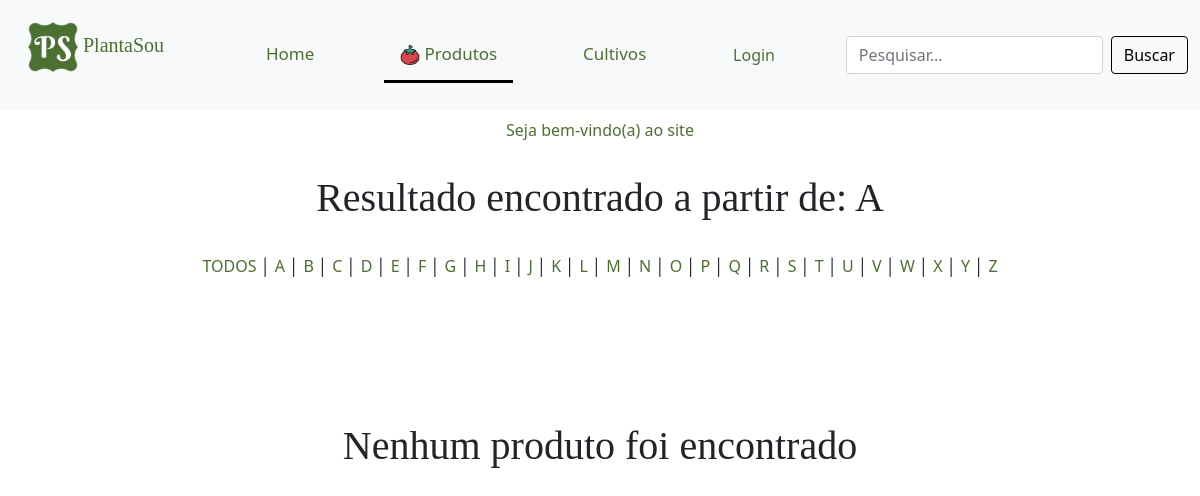
Before: /php/ordem_p.php?ordem=A with the older database file.
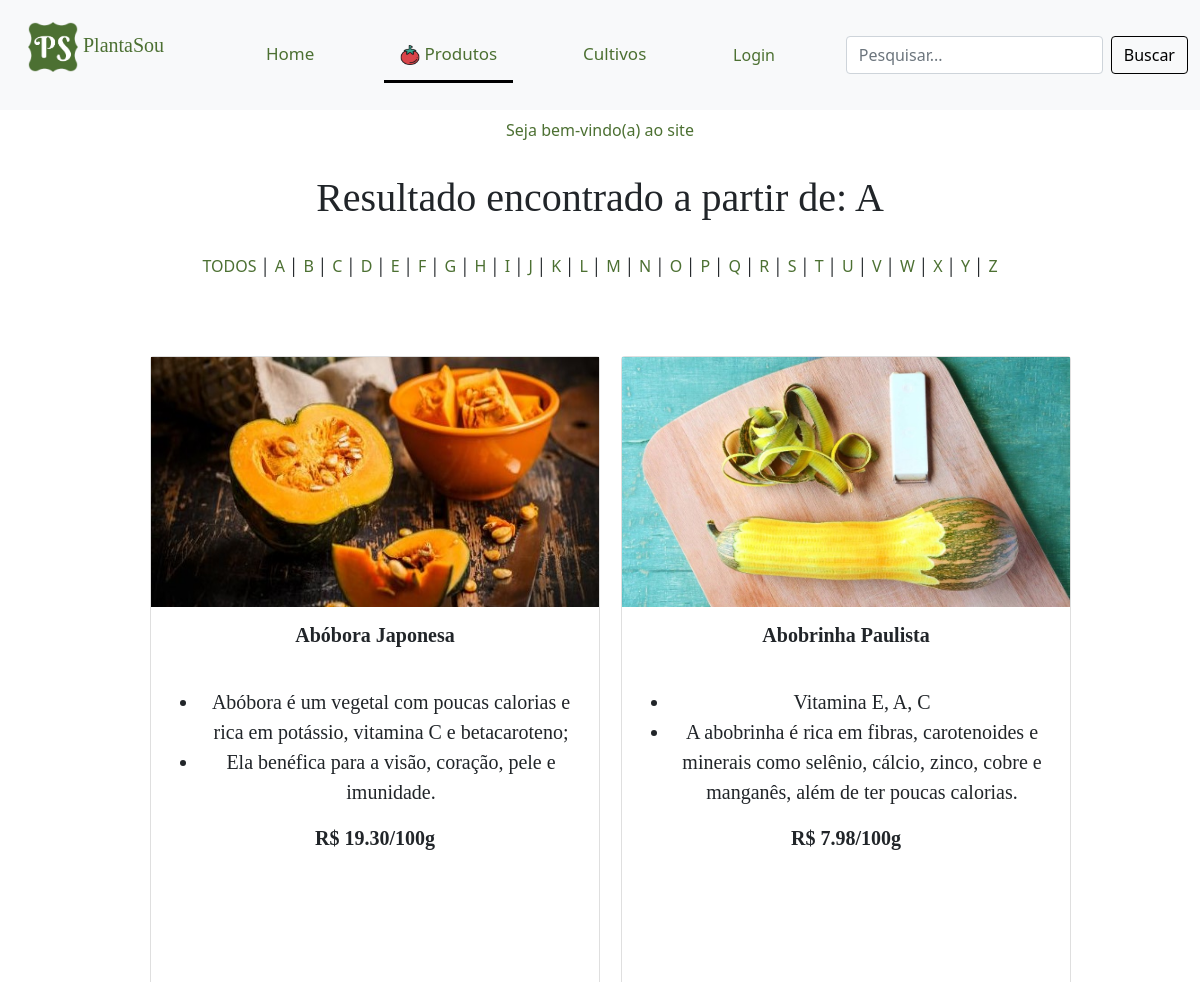
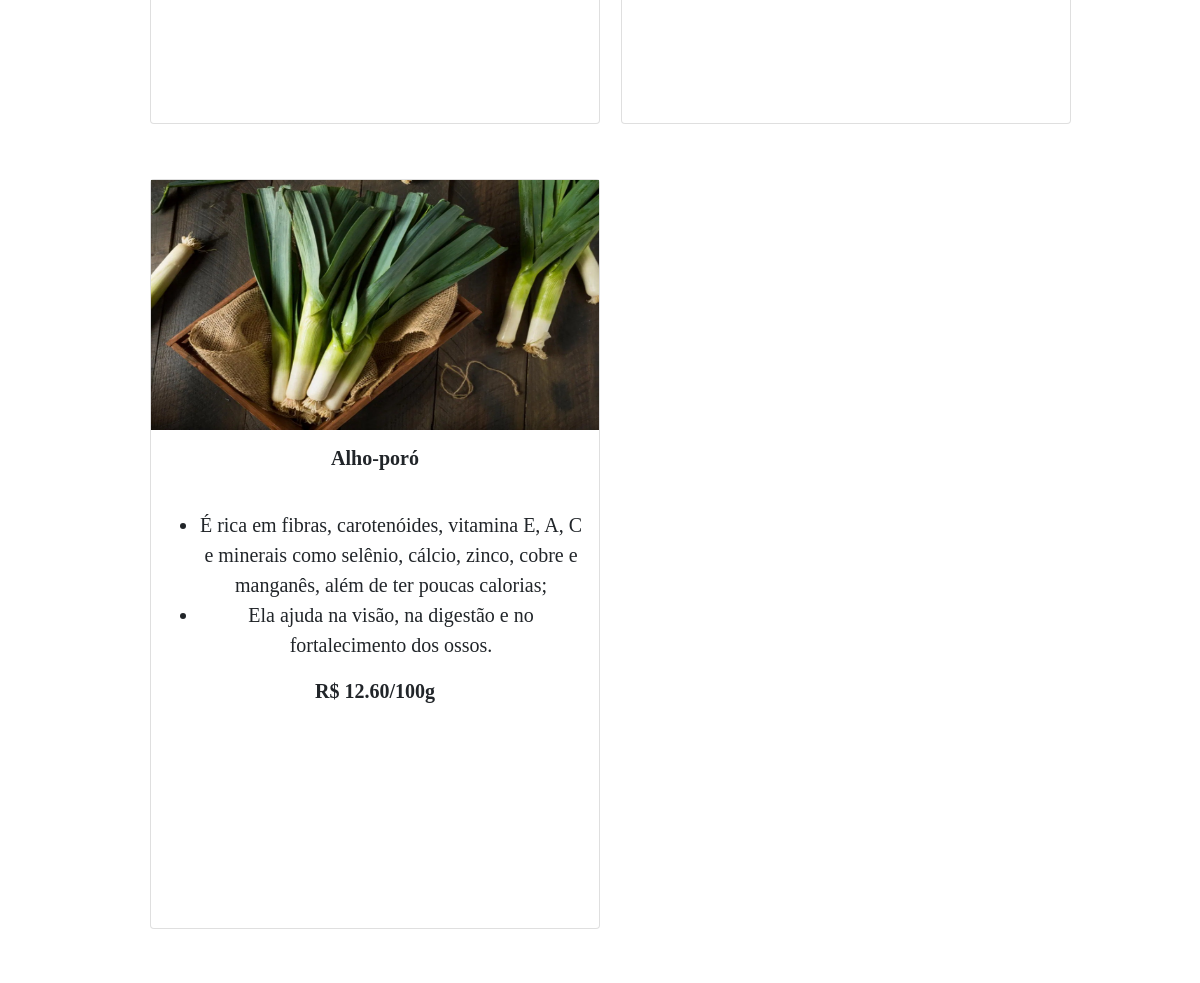
After: the same page with the newer database file (2 pictures, top to bottom).
### tables this page shows
CREATE TABLE IF NOT EXISTS `produto` (
  `cod_produto` int(11) NOT NULL AUTO_INCREMENT,
  `nome` varchar(1000) DEFAULT NULL,
  `vitaminas` varchar(1000) DEFAULT NULL,
  `beneficios` varchar(1000) DEFAULT NULL,
  `preco` float DEFAULT NULL,
  `cod_cultivo` int(255) NOT NULL,
  `imagem` varchar(1000) DEFAULT NULL,
  PRIMARY KEY (`cod_produto`),
  KEY `cod_cultivo` (`cod_cultivo`)
);

### php/ordem_p.php (the view, shortened to what this page needs)
<!DOCTYPE html>
<html lang="pt-BR">
<head>
        <link rel="stylesheet" type="text/css" media="screen" href="../css/bootstrap.min.css" />
        <link rel="stylesheet" href="../css/estilo.css">
</head>
<body>
    <nav class="navbar navbar-light bg-light topnav">
        <div class="container-fluid">
            <a class="navbar-brand plantasou">
                <p class="plantasou">
                    <img src="../imgs/logo_new.png" class="align-self-center mr-3 rounded float-left" width="50" height="50" alt="..."></img>
                    PlantaSou
                </p>
            </a>
                        <?php
                            if(isset($_COOKIE["USER"])){
                                echo'
                                    <a class="nav-link nav-link-color" href="../php/home_user.php">Home</a>
                                ';
                            }else if(isset($_COOKIE["ADM"])){
                                echo'
                                    <a class="nav-link nav-link-color" href="../php/home_adm.php">Home</a>
                                ';
                            }else{
                                echo'
                                <a class="nav-link nav-link-color" href="../php/index.php">Home</a>
                                ';
                            }
                        ?>
                        <?php
                          if(isset($_COOKIE["ADM"])){
                            echo'
                            <div class="nav-link dropdown show">
                                <a class="nav-link dropdown-toggle active" href="#" id="navbarDropdownMenuLink" data-bs-toggle="dropdown" aria-bs-haspopup="true" aria-bs-expanded="false">
                                    <img src="../imgs/tomates.png" width="20" height="20"/> Produtos
                                </a>
                                <div class="dropdown-menu" aria-labelledby="navbarDropdownMenuLink">
                                    <a class="dropdown-item" href="../php/produtos.php">Produtos</a>
                                    <a class="dropdown-item" href="../php/cadastro_produto.php">Cadastro Produto</a>
                                </div>
                            </div>
                            ';
                          }else{
                            echo'
                                <a class="nav-link nav-link-color active" aria-current="page" href="../php/produtos.php"><img src="../imgs/tomates.png" width="20" height="20"/> Produtos</a>
                            ';
                          }
                        ?>
                        <?php
                            if(isset($_COOKIE["ADM"])){
                            echo'
                                <div class="nav-link dropdown show">
                                    <a class="nav-link dropdown-toggle" href="#" id="navbarDropdownMenuLink" data-bs-toggle="dropdown" aria-bs-haspopup="true" aria-bs-expanded="false">
                                        <img src="../imgs/crescer-planta.png" width="20" height="20"/> Cultivos
                                    </a>
                                    <div class="dropdown-menu" aria-labelledby="navbarDropdownMenuLink">
                                        <a class="dropdown-item" href="../php/cultivo.php">Cultivos</a>
                                        <a class="dropdown-item" href="../php/cadastro_cultivo.php">Cadastro Cultivos</a>
                                    </div>
                                </div>
                            ';
                            }else{
                            echo'
                                <a class="nav-link nav-link-color" aria-current="page" href="../php/cultivo.php">Cultivos</a>
                            ';
                            }
                        ?>
                        <?php
                            if(isset($_COOKIE["USER"])){
                                echo'
                                    <a class="nav-link nav-link-color" href="../php/historico.php?num=0">Histórico</a>
                                    <div class="nav-link dropdown show">
                                    <a class="nav-link dropdown-toggle" href="#" id="navbarDropdownMenuLink" data-bs-toggle="dropdown" aria-bs-haspopup="true" aria-bs-expanded="false">
                                        <img src="../imgs/engrenagem.png" width="20" height="20"/> Ações
                                    </a>
                                    <div class="dropdown-menu" aria-labelledby="navbarDropdownMenuLink">
                                        <a class="dropdown-item" href="../php/alterar_dados.php">Alterar dados</a>
                                        <a class="dropdown-item" href="./logout_user.php"><img src="../imgs/out.png" width="15" height="15"/> Sair</a>
                                    </div>
                                </div>
                                ';
                            }else if(isset($_COOKIE["ADM"])){
                                echo'
                                    <a class="nav-link nav-link-color" href="./logout_adm.php"><img src="../imgs/out.png" width="15" height="15"/> Sair</a>
                                ';
                            }else{
                                echo'
                                    <button type="button" class="btn nav-link nav-link-color" data-bs-toggle="modal" data-bs-target="#login">
                                        Login
                                    </button>
                                ';
                            }
                        ?>
                        <form action="../php/pesquisa_p.php" class="d-flex" method="POST">
                            <input class="form-control me-2" type="search" placeholder="Pesquisar..." aria-label="Search" name="pesquisa"/>
                            <button class="btn btn-outline-success nav-link-color borda" type="submit">Buscar</button>
                        </form>
            </div>
        </nav>
        <?php
            if(isset($_COOKIE["USER"]) || isset($_COOKIE["ADM"])){
                echo'
                        <a class="nav-link nav-link-color active_usuario">Seja bem-vindo(a) ';
                            if(isset($_COOKIE["USER"])){
                                include('../inc/conexao.php');
                                $sql="SELECT nome FROM usuario WHERE cod_usuario=$usuario";
                                $query=mysqli_query($con, $sql);
                                if(mysqli_num_rows($query)>0){
                                    while(($nome=mysqli_fetch_assoc($query))!=NULL){
                                        echo $nome['nome'];
                                    }
                                }
                            }
                            elseif(isset($_COOKIE["ADM"])){
                                echo "Administrador(a)";
                            }
                echo'
                        </a>';
            }
            else{
                echo'
                <center>
                    <a class="nav-link nav-link-color active_usuario ">Seja bem-vindo(a) ao site </a>
                </center>
                ';
            }
        ?>
    <br>
    <?php
        $ordem=$_GET["ordem"];
        echo'<h1 class="centro paginas">Resultado encontrado a partir de: '.$ordem.'</h1>';
        echo '
        <br>
        <center>';
            echo '<a class="nav-link-color" href="../php/produtos.php">TODOS</a> │ ';
            for ( $i = 'A'; $i != 'Z'; $i++ ){
                echo '<a class="nav-link-color" href="../php/ordem_p.php?ordem='.$i.'">'.$i.'</a> │ ';
            }
            echo '<a class="nav-link-color" href="../php/ordem_p.php?ordem=Z">Z</a>';
        echo '
        </center>
        <br><br><br>';
        include "../inc/conexao_pdo.php";
        $stmt=$conPDO->query("SELECT * FROM produto WHERE nome LIKE '$ordem%' ORDER BY nome asc");
        $stmt->execute();
        echo'
            <center>
                <table>
            ';
        $i=1;
        if($stmt->rowCount()!=NULL){
            while($resultado=$stmt->fetch(PDO::FETCH_OBJ)){
                if($i % 2 == 1){
                    echo'<tr>
                        <td>';
                }
                echo
                '
                <td></td>
                <td></td>
                <td>
                    <div class="card mb-5 tamanho2 text-center">
                        <div class="font">
                            <img src="../imgs/plantas/'.$resultado->imagem.'" width="448px" height="250px"/>
                            <div class="card-body">
                                <h5 class="card-title">
                                    <b class="letra">
                                        '.$resultado->nome.'<br><br>
                                    </b>
                                </h5>
                                <p class="card-text">
                                    <ul>
                                        <li>'.$resultado->vitaminas.'</li>
                                        <li>'.$resultado->beneficios.'</li>
                                    </ul>
                                </p>
                                <b class="font-money">R$ '.number_format($resultado->preco,2).'/100g
                            </div>
                        </div>
                    </div>';
                $i++;
            }
        }else{
            echo '
                <br><br><br>
                <h1 class="centro paginas">Nenhum produto foi encontrado</h1>
            ';
        }
        echo'
            </td>
        </tr>
        </table>
        </center>';
    ?>
</body>
</html>

### css/estilo.css (style rules this page uses)
body, html { height: 100%; }
td { border: 5px solid transparent; background-clip: padding-box; }
button { text-align: left; }
a { color: green; }
.nav-link-color { color: #4c7032 !important; font-size: 16px; }
.font { font-size: 20px; font-family: 'Book Antiqua'; }
.font-money { font-size: 20px; font-family: calibri; }
.plantasou { font-size: 20px; font-family: 'calibri'; color:#4c7032 !important; }
.borda { border-color: #000000; color: black !important; }
.centro { text-align: center; }
a:link { text-decoration: none; }
.active_usuario { background-color: #ffffff !important; color: #4c7032 !important; text-align: center; }
.topnav { background-color: #f1f1f1; }
.topnav a { float: left; display: block; color: black; text-align: center; padding: 14px 16px; text-decoration: none; font-size: 17px; border-bottom: 3px solid transparent; }
.topnav a.active { border-bottom: 3px solid rgb(0, 0, 0); }
a.plantasou { border-bottom: none !important; }
.letra { font-family:'Book Antiqua'; }
.paginas { font-family:'Book Antiqua'; }
.tamanho2 { width: 450px; height: 750px; }

Changed rows visible on the page:
added produto: imagem (picture), nome "Abóbora Japonesa", vitaminas "Abóbora é um vegetal com poucas calorias e rica em potássio, vitamina C e betacaroteno;", beneficios "Ela benéfica para a visão, coração, pele e imunidade.", preco "19.30"
added produto: imagem (picture), nome "Abobrinha Paulista", vitaminas "Vitamina E, A, C", beneficios "A abobrinha é rica em fibras, carotenoides e minerais como selênio, cálcio, zinco, cobre e manganês, além de ter poucas calorias.", preco "7.98"
added produto: imagem (picture), nome "Alho-poró", vitaminas "É rica em fibras, carotenóides, vitamina E, A, C e minerais como selênio, cálcio, zinco, cobre e manganês, além de ter poucas calorias;", beneficios "Ela ajuda na visão, na digestão e no fortalecimento dos ossos.", preco "12.60"
Other visible differences:
text no longer shown: "Nenhum produto foi encontrado"
